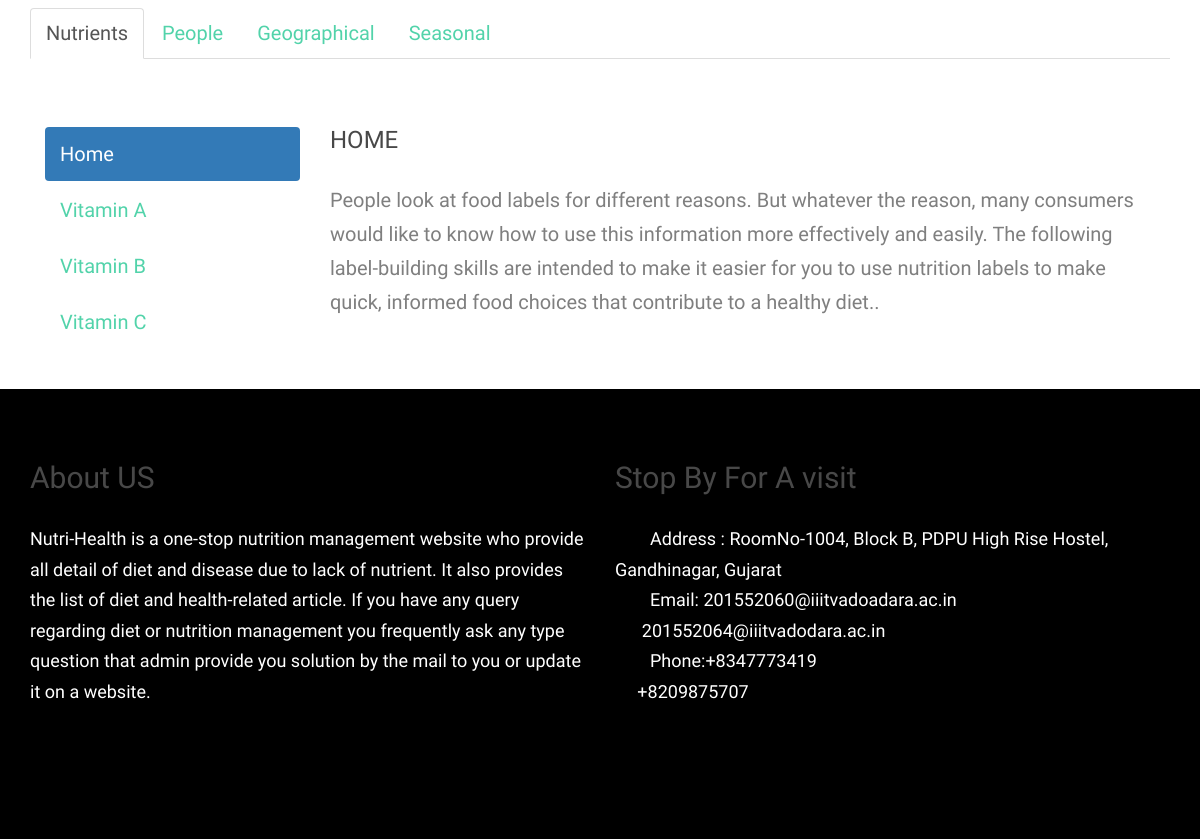
The page /info/ (lower part) on the database as committed earlier.
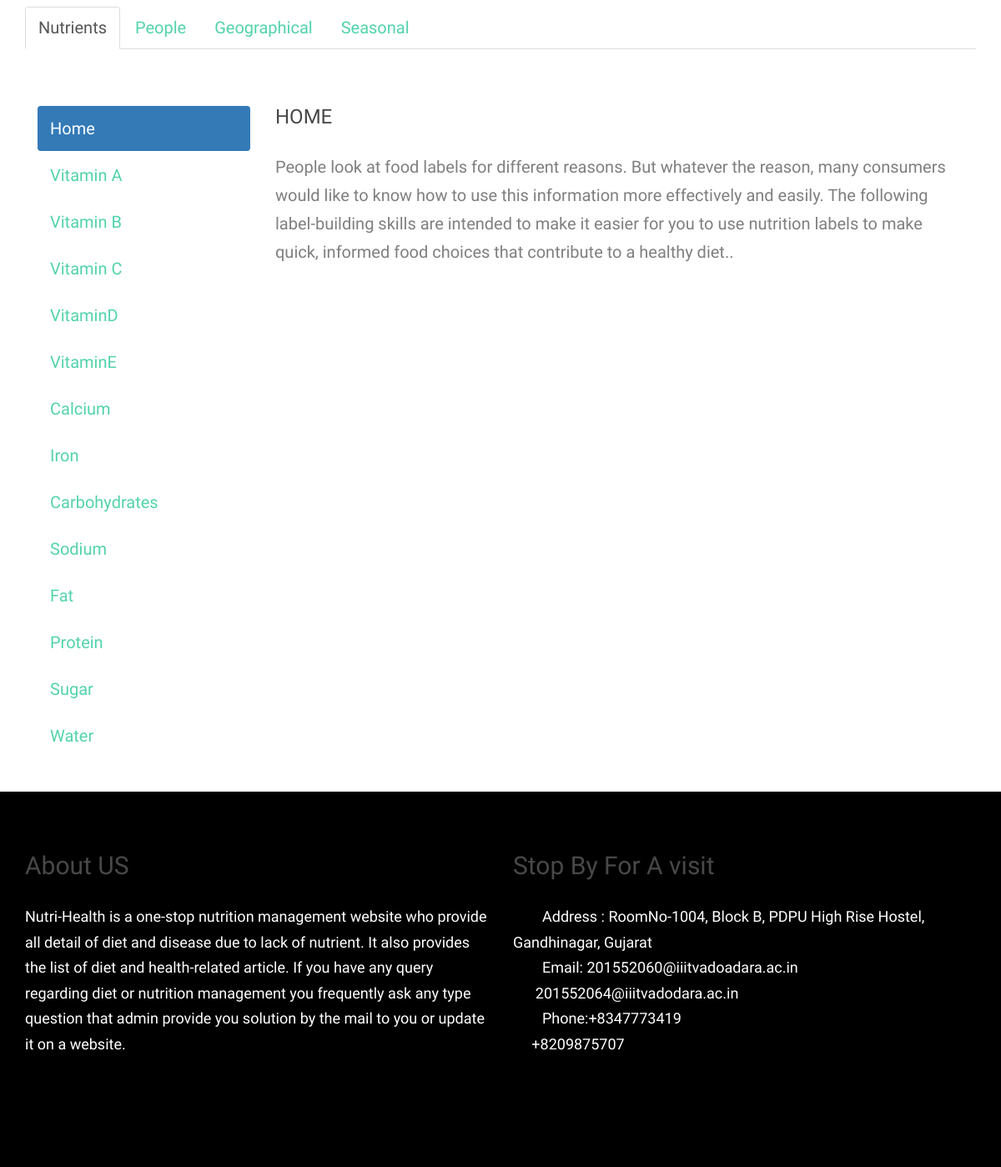
The same page on the database as committed later.
### nutrients_info/models.py (models this page shows, shortened)
class Nutrient(models.Model):
    name = models.CharField(max_length=100)
    avg_intake = models.CharField(max_length=1000)

### nutrients_info/views.py (the view)
# urls.py: url(r'^info/', include('nutrients_info.urls')),
def info(request):
    nutrients = Nutrient.objects.all()
    diseases = Disease.objects.all()
    foods = Food.objects.all()
    seasons = Season.objects.all()
    peoples = People.objects.all()
    geographicals = Geographical.objects.all()
    return render(request, 'nutrients_info.html', {'nutrients': nutrients,
                                                   'diseases': diseases,
                                                   'foods': foods,
                                                   'seasons': seasons,
                                                   'peoples': peoples,
                                                   'geographicals': geographicals
                                                   })

### nutrients_info/templates/nutrients_info.html (shortened to what this page needs)
{% extends 'base.html' %}
{% block body %}
  <div class="fh5co-section">
    <div class="container">
      <ul class="nav nav-tabs">
        <li class="active"><a data-toggle="tab" href="#nutrients">Nutrients</a>
        </li>
        <li><a data-toggle="tab" href="#people">People</a></li>
        <li><a data-toggle="tab" href="#geographical">Geographical</a></li>
        <li><a data-toggle="tab" href="#seasonal">Seasonal</a></li>
      </ul>
      <div class="tab-content">
        <div id="nutrients" class="tab-pane fade in active">
          <br><br>
          <div class="container-fluid">
            <div class="row">
              <div class="col-md-3">
                <ul class="nav nav-pills nav-stacked">
                  <li class="active"><a data-toggle="pill"
                                        href="#home">Home</a>
                  </li>
                  {% for nutrient in nutrients %}
                    <li><a data-toggle="pill"
                           href="#{{ nutrient.id }}">{{ nutrient.name }}</a>
                    </li>
                  {% endfor %}
                </ul>
              </div>
              <div class="col-md-9">
                <div class="tab-content">
                  <div id="home" class="tab-pane fade in active">
                    <h3>HOME</h3>
                    <p>People look at food labels for different reasons. But
                      whatever the reason,
                      many consumers would like to know how to use this
                      information more effectively
                      and easily. The following label-building skills are
                      intended to
                      make it easier for you to use nutrition labels to make
                      quick, informed food choices that contribute to a healthy
                      diet..</p>
                  </div>
                </div>
              </div>
              <div class="clearfix visible-lg"></div>
            </div>
          </div>
        </div>
      </div>
    </div>
  </div>
{% endblock %}

Rows that differ between the two databases and show on the page:
added Nutrient: name "VitaminD"
added Nutrient: name "VitaminE"
added Nutrient: name "Calcium"
added Nutrient: name "Iron"
added Nutrient: name "Carbohydrates"
added Nutrient: name "Sodium"
added Nutrient: name "Fat"
added Nutrient: name "Protein"
added Nutrient: name "Sugar"
added Nutrient: name "Water"
